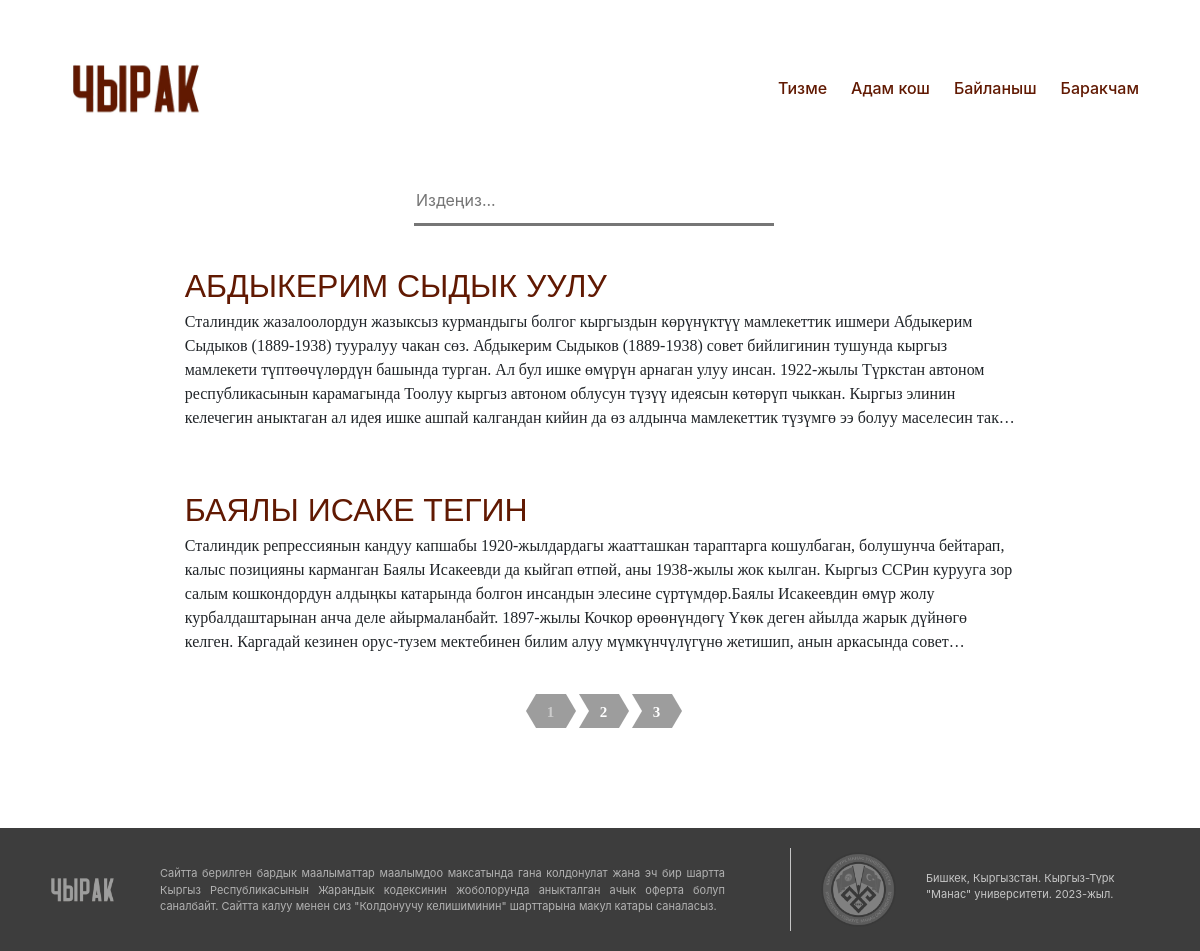
The app's page /person/ with its own data.
### person/models.py (models this page shows, shortened)
class Victim(models.Model):
    first_name = models.CharField(max_length=30)
    last_name = models.CharField(max_length=30)
    date_of_birth = models.DateField()
    date_of_death = models.DateField()
    place_of_birth = models.CharField(max_length=30)
    place_of_death = models.CharField(max_length=30)
    nationality = models.TextField(default='', blank=True, null=True)
    blame = models.TextField(blank=True, null=True)
    rehabilitated = models.CharField(max_length=30, blank=True, null=True)
    occupation = models.TextField( blank=True, null=True)
    bedfellow = models.CharField(max_length=30, blank=True, null=True)
    children = models.CharField(max_length=30, blank=True, null=True)
    photo = models.ImageField(upload_to='images/', blank=True, null=True)
    file = models.FileField(upload_to='uploads/', blank=True, null=True)
    desc_of_photo = models.TextField(default='', blank=True, null=True)
    desc_of_file = models.TextField(default='', blank=True, null=True)
    content = models.TextField(default="", blank=True, null=True)
    date_of_publish = models.DateField(default=datetime.now)
    up_vote = models.IntegerField(default=0)
    is_proven = models.BooleanField(default=False)
    profile = models.ForeignKey(Profile, on_delete=models.CASCADE)
    x = models.CharField(max_length=100,default="", blank=True, null=True)

### list_of_person/views.py (the view)
# urls.py: path('person/', include('list_of_person.urls')),
def list_of_person(request):
    sort_option = request.GET.get('sort_option', 'first_name')
    items = Victim.objects.order_by(sort_option)
    if sort_option.startswith('-'):
        sort_option = sort_option[1:]  # Remove the hyphen
        items = sorted(items, key=lambda x: getattr(x, sort_option), reverse=True)
    else:
        items = sorted(items, key=lambda x: getattr(x, sort_option))
    paginator = Paginator(items, 2)
    page_number = request.GET.get("page")
    page_obj = paginator.get_page(page_number)
    context = {
        "page_obj": page_obj,
        'items': items,
        'sort_option': sort_option,
    }
    return render(request, 'list_of_person.html', context)

### list_of_person/templates/list_of_person.html (shortened to what this page needs)
{% extends 'base.html' %}
{% block content %}
{% load static %}
    <link rel="stylesheet" type="text/css" href="{% static 'list_of_person.css' %}"/>
<div>
    <div class="container d-flex justify-content-center flex-column align-items-center" style="width: 83%;">
        <div class="d-flex flex-row" style="max-width: 500px;">
            <div class="search-box">
                <form method="GET" action="{% url 'search' %}" style="width: 30vw;">
                    <input type="search" id="searchbox" name="q" value="{{ request.GET.q }}" placeholder="Издеңиз..." aria-label="Search">
                </form>
            </div>
            <form action="{% url 'list_of_person' %}" method="get">
            </form>
        </div>
        <div class="container d-flex justify-content-center flex-column align-items-center">
            {% for person in page_obj %}
                <div class="card border-0 mt-3 " style="width: 93%;">
                    <div class="card-body">
                        <a href="{% url 'person_page' person.id %}" class="card-title fs-2 text-decoration-none" style="color: #611902; text-transform: uppercase; font-family: sans-serif">
                            {{ person.first_name }}
                            {{ person.last_name }}
                        </a>
                        <p class="card-text fs-6" style="
                        display: -webkit-box;
                        -webkit-line-clamp: 5;
                        -webkit-box-orient: vertical;
                        overflow: hidden;
                        text-overflow: ellipsis;
                        font-family: 'sans-serif';">
                            {{ person.content}}
                        </p>
                    </div>
                </div>
            {% endfor %}
        </div>
        <div class="pagination" style="margin-bottom: 100px">
            <ul>
                {% for num in page_obj.paginator.page_range %}
                    {% if page_obj.number == num %}
                        <li class="active">
                            <a href="?page={{ num }}">{{ num }}</a>
                        </li>
                    {% else %}
                        <li>
                            <a href="?page={{ num }}">
                                {{ num }}
                            </a>
                        </li>
                    {% endif %}
                {% endfor %}
            </ul>
        </div>
    </div>
</div>
{% endblock %}

### list_of_person/static/list_of_person.css (style rules this page uses)
.pagination li { border-top-color: #9D9D9D; border-bottom-color: #9D9D9D; }
.pagination .active:after, .pagination .active:before, .pagination .active~li:before, .pagination li:before { border-left-color: #9D9D9D; border-right-color: #9D9D9D; }
.pagination a { color: #FFFFFF; font-family: Edmondsans; font-size: 15px; font-weight: 700; text-decoration: none }
.pagination .active a { color: #444444; }
.pagination { text-align: center }
.pagination ul { display: inline-block; list-style-type: none; margin: 0; padding: 0; text-align: center }
.pagination li { border-right: 10px solid transparent; border-bottom-width: 17px; border-top-width: 17px; border-style: solid; transform: rotate(360deg); border-left: 0; height: 0; float: left; margin-right: 3px; position: relative }
.pagination li:before { border-bottom-color: transparent; border-left-color: transparent; border-top-color: transparent; border-width: 17px 10px 17px 0; border-style: solid; position: absolute; content: ""; left: -10px; height: 0; top: -17px; width: 0 }
.pagination .active~li:before { border-bottom-color: transparent; border-top-color: transparent; border-width: 17px 0 17px 10px; right: -10px; left: auto }
.pagination .active~li { border-left: 10px solid transparent; border-right: 0 }
.pagination .active { border-right: 0; border-left: 0 }
.pagination .active:after, .pagination .active:before { border-bottom-color: transparent; border-top-color: transparent; border-width: 17px 10px 17px 0; border-style: solid; position: absolute; content: ""; height: 0; width: 0; top: -17px; left: -10px }
.pagination .active:after { border-bottom-color: transparent; border-right-color: transparent; border-top-color: transparent; border-width: 17px 0 17px 10px; left: 100% }
.pagination a { line-height: 24px; margin-top: -17px; display: block; height: 22px; width: 24px }
.pagination .active a { color: #ccc }
.pagination ul { display: flex; flex-wrap: wrap; justify-content: center; list-style-type: none; margin: 0; padding: 0; margin-top: 20px; margin-left: auto; margin-right: auto; max-width: 600px }
.pagination li { margin: 0 10px }
.pagination li:before { border-bottom-color: transparent; border-left-color: transparent; border-top-color: transparent; border-width: 17px 10px 17px 0; border-style: solid; position: absolute; content: ''; left: -10px; height: 0; top: -17px; width: 0 }
.pagination .active:after, .pagination .active:before { border-bottom-color: transparent; border-top-color: transparent; border-width: 17px 10px 17px 0; border-style: solid; position: absolute; content: ''; height: 0; width: 0; top: -17px; left: -10px }
.pagination a { line-height: 36px; margin-top: -17px; display: block; height: 34px; width: 30px }
.search-box { max-width: 1080px; margin: 0; }
#searchbox { border-bottom-width: 3px; border-top: none; border-right: none; border-left: none; width: 100%; height: 50px; box-sizing: border-box; zoom: 1; }

### records on screen
Victim: first_name "АБДЫКЕРИМ", last_name "СЫДЫК УУЛУ", content "Сталиндик жазалоолордун жазыксыз курмандыгы болгог кыргыздын көрүнүктүү мамлекеттик ишмери Абдыкерим Сыдыков (1889-1938) тууралуу чакан сөз. Абдыкерим Сыдыков (1889-1938) совет бийлигинин тушунда кыргыз мамлекети түптөөчүлөрдүн башында турган. Ал бул ишке өмүрүн арнаган улуу инсан. 1922-жылы Түркстан автоном республикасынын карамагында Тоолуу кыргыз автоном облусун түзүү идеясын көтөрүп чыккан. Кыргыз элинин келечегин аныктаган ал идея ишке ашпай калгандан кийин да өз алдынча мамлекеттик түзүмгө ээ болуу маселесин…"
Victim: first_name "БАЯЛЫ", last_name "ИСАКЕ ТЕГИН", content "Сталиндик репрессиянын кандуу капшабы 1920-жылдардагы жаатташкан тараптарга кошулбаган, болушунча бейтарап, калыс позицияны карманган Баялы Исакеевди да кыйгап өтпөй, аны 1938-жылы жок кылган. Кыргыз ССРин курууга зор салым кошкондордун алдыңкы катарында болгон инсандын элесине сүртүмдөр.Баялы Исакеевдин өмүр жолу курбалдаштарынан анча деле айырмаланбайт. 1897-жылы Кочкор өрөөнүндөгү Үкөк деген айылда жарык дүйнөгө келген. Каргадай кезинен орус-тузем мектебинен билим алуу мүмкүнчүлүгүнө жетишип, анын аркасында…"

### other values on screen
{{ num }} "1"
{{ num }} "2" "3"
